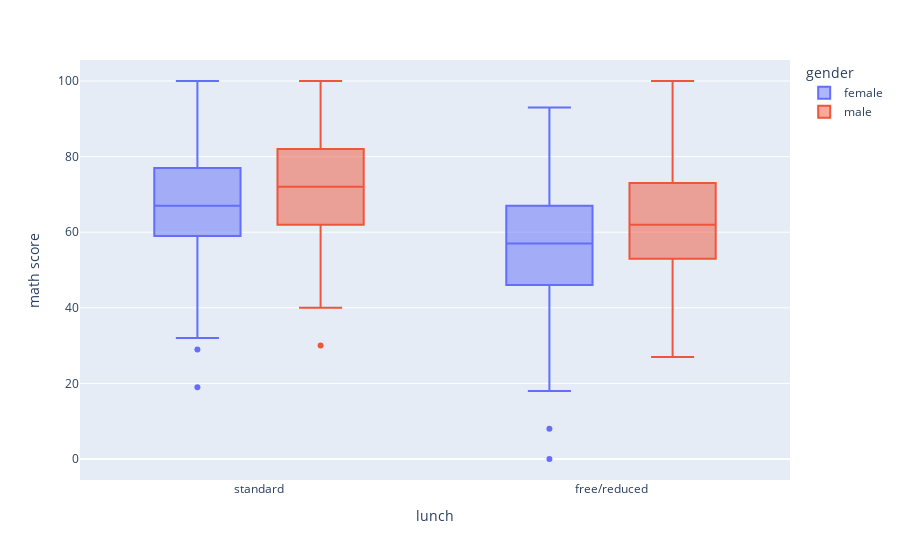

Notebook code for this chart:
### Markdown cell above
**We can say, there are more females in  Group B and Group C.**

### Code cell
# Let's check if Lunch affect student math score

fig = px.box(data, x="lunch", y='math score', color="gender")
fig.show()

### Figure 1 — Plotly figure (JSON) as saved in the notebook; plotly's stock layout.template omitted (floating-point values rounded to 4 significant figures; data arrays with more than 128 entries replaced by an {"elided": "..."} marker saying what was removed)
{"data": [{"alignmentgroup": "True", "hovertemplate": "gender=female<br>lunch=%{x}<br>math score=%{y}<extra></extra>", "legendgroup": "female", "marker": {"color": "#636efa"}, "name": "female", "notched": false, "offsetgroup": "female", "orientation": "v", "showlegend": true, "type": "box", "x": {"elided": "518 str values"}, "x0": " ", "xaxis": "x", "y": {"elided": "518 int values"}, "y0": " ", "yaxis": "y"}, {"alignmentgroup": "True", "hovertemplate": "gender=male<br>lunch=%{x}<br>math score=%{y}<extra></extra>", "legendgroup": "male", "marker": {"color": "#EF553B"}, "name": "male", "notched": false, "offsetgroup": "male", "orientation": "v", "showlegend": true, "type": "box", "x": {"elided": "482 str values"}, "x0": " ", "xaxis": "x", "y": {"elided": "482 int values"}, "y0": " ", "yaxis": "y"}], "layout": {"boxmode": "group", "legend": {"title": {"text": "gender"}, "tracegroupgap": 0}, "margin": {"t": 60}, "xaxis": {"anchor": "y", "domain": [0, 1], "title": {"text": "lunch"}}, "yaxis": {"anchor": "x", "domain": [0, 1], "title": {"text": "math score"}}}}
